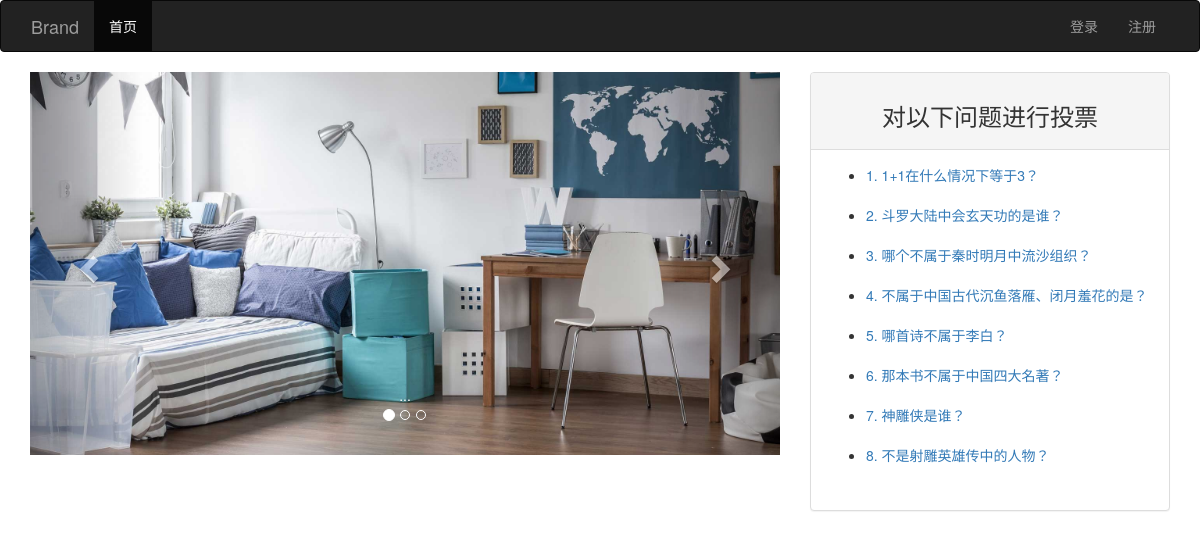
The page / on the database its author committed.
### poll/models.py (models this page shows)
class Question(models.Model):
    desc = models.CharField(max_length=20)
    pub_date = models.DateTimeField(auto_now_add=True)
    def __str__(self):
        return self.desc
    class Meta:
        verbose_name_plural = "问题表"
        ordering = ['-pub_date']  # 排序，增加开销

### poll/views.py (the view)
# urls.py: url(r'^$', views.index, name='index'),
def index(request):
    questions = Question.objects.all()
    return render(request, 'poll/index.html', locals())

### templates/poll/index.html (shortened to what this page needs)
{% extends 'poll/base.html' %}
            {% block col %}
            <div class="col-md-4">
                <div class="panel panel-default">
                    <div class="panel-heading"><h3 class="text-center">对以下问题进行投票</h3></div>
                    <div class="panel-body">
                        <ul>
                        {% if questions %}
                            {% for question in questions %}
                                <li class="que"><a href="{% url 'poll:detail' question.id %}">{{forloop.counter}}. {{question}}</a></li>
                            <br>
                            {% endfor %}
                        {% else %}
                            <li>当前没有问题</li>
                        {% endif %}
                        </ul>
                    </div>
                </div>
            </div>
            {% endblock %}

### rows shown on the page
Question: desc "1+1在什么情况下等于3？"
Question: desc "斗罗大陆中会玄天功的是谁？"
Question: desc "哪个不属于秦时明月中流沙组织？"
Question: desc "不属于中国古代沉鱼落雁、闭月羞花的是？"
Question: desc "哪首诗不属于李白？"
Question: desc "那本书不属于中国四大名著？"
Question: desc "神雕侠是谁？"
Question: desc "不是射雕英雄传中的人物？"
